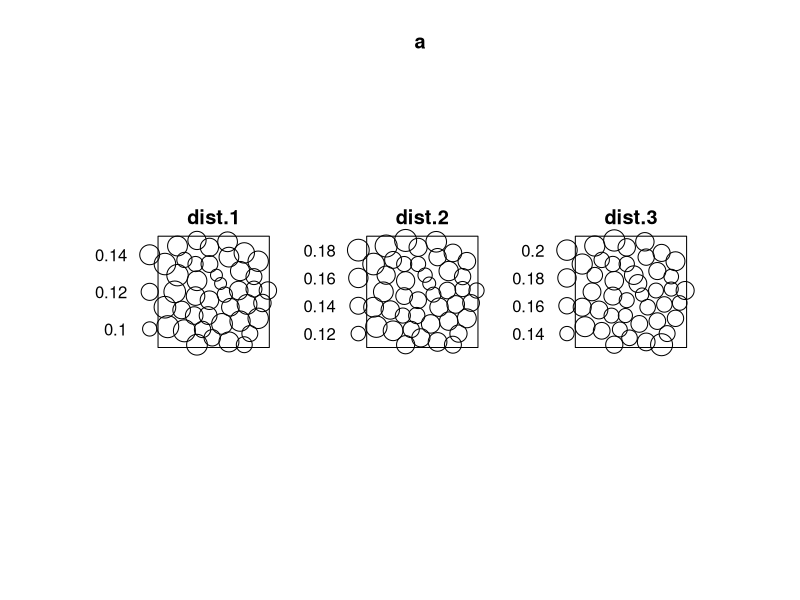
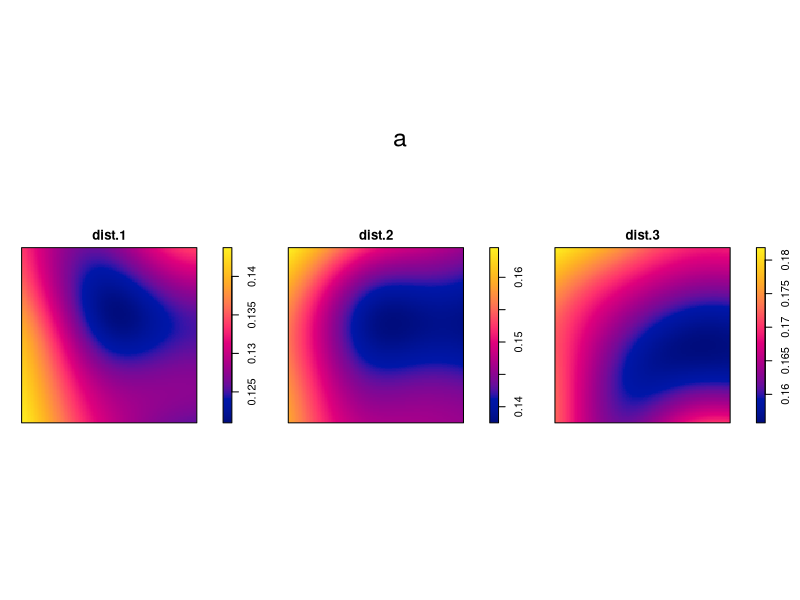
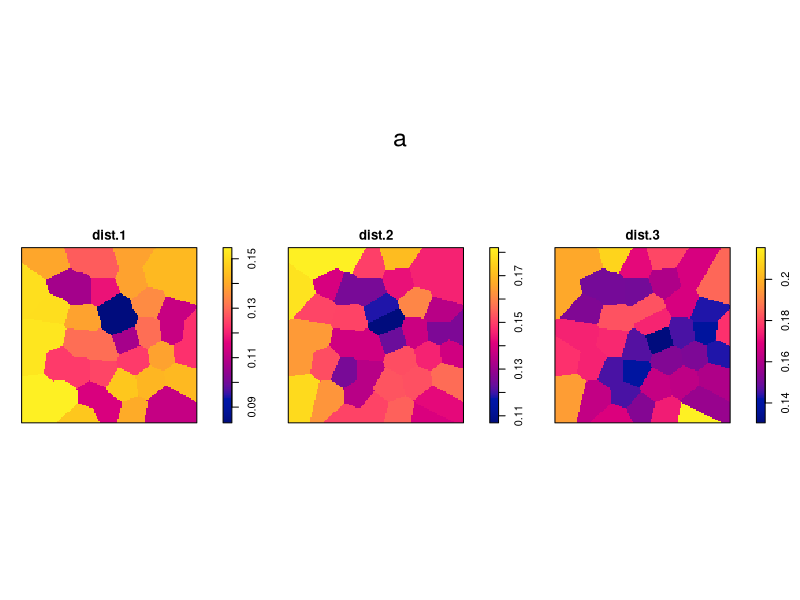

R code for these plots, in order:
library(spatstat)


### Name: plot.ssf
### Title: Plot a Spatially Sampled Function
### Aliases: plot.ssf image.ssf contour.ssf
### Keywords: spatial hplot

### ** Examples

  a <- ssf(cells, nndist(cells, k=1:3))
  plot(a, how="points")
  plot(a, how="smoothed")
  plot(a, how="nearest")
